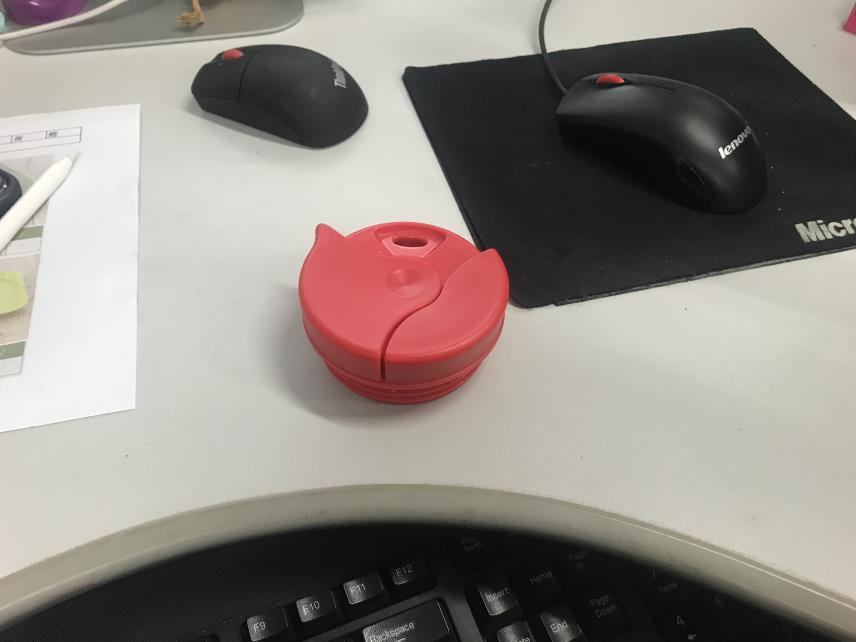
//> input picture FindContours_03/FindContours_03/0.jpg, 856 x 642 px
$ ./FindContours   (built with g++ and OpenCV 4)
//> lines starting //> are read from the running program, lines starting //| are printed output that depends on the picture; after the words box and inside, x2 and y2 are one past the last pixel; in counts of white or black regions, pixels touching at a corner belong together
#include <opencv.hpp>
#include <math.h>

using namespace cv;
using namespace std;

int main()
{
	Mat srcMat = imread("0.jpg");
//> srcMat is the input picture: 642 rows x 856 cols, CV_8UC3; mean B, G, R 130.5, 136.8, 143.7
	Mat greyMat = imread("0.jpg", 0);
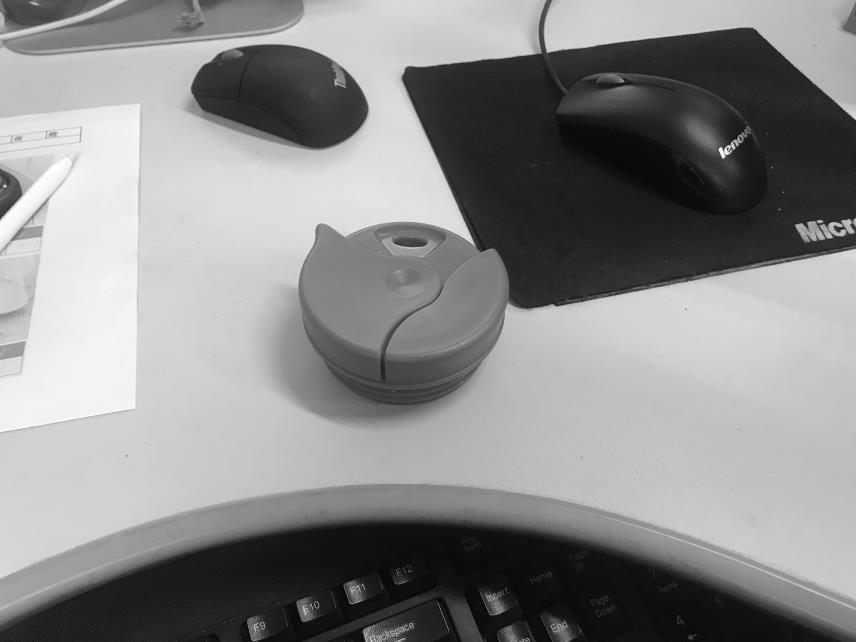
//> greyMat: 642 rows x 856 cols, CV_8UC1; min 0, max 255, mean 138.1

	Mat binaryMat;
	Mat inversedMat = 255 - greyMat;
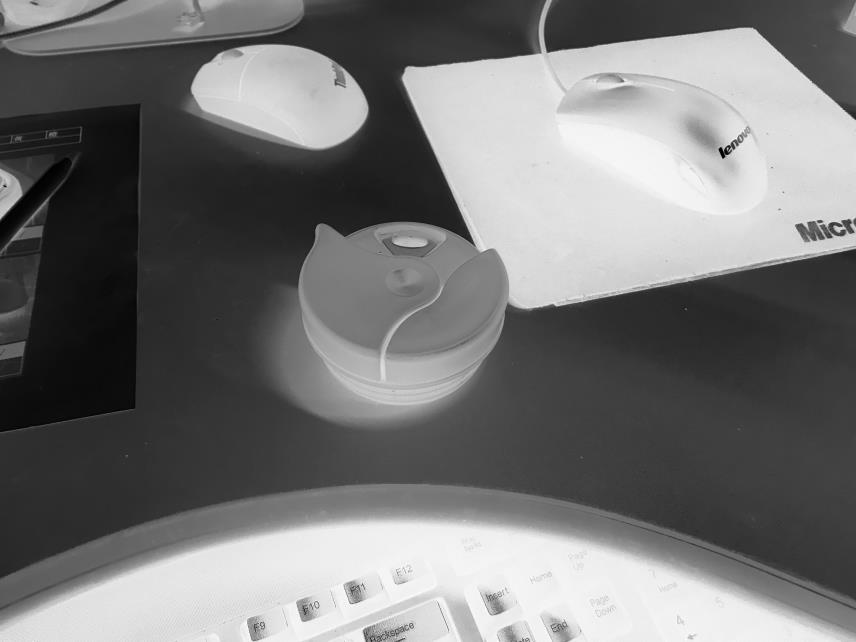
//> inversedMat: 642 rows x 856 cols, CV_8UC1; min 0, max 255, mean 116.9

	threshold(inversedMat, binaryMat,80, 255, THRESH_BINARY);
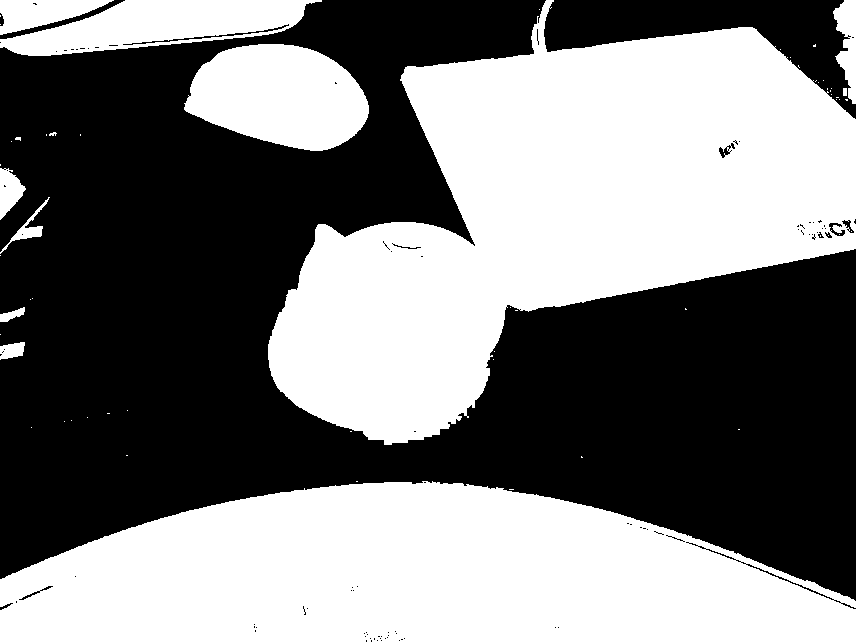
//> binaryMat: 642 rows x 856 cols, CV_8UC1; 49% white; 60 white regions (48 under 20 px), largest, box (x1, y1, x2, y2) and area: (268, 0, 856, 445) 135508, (0, 481, 856, 642) 103286, (184, 44, 369, 151) 14473

	Mat element = getStructuringElement(MORPH_RECT, Size(149, 149));
	morphologyEx(binaryMat, binaryMat, MORPH_OPEN, element);
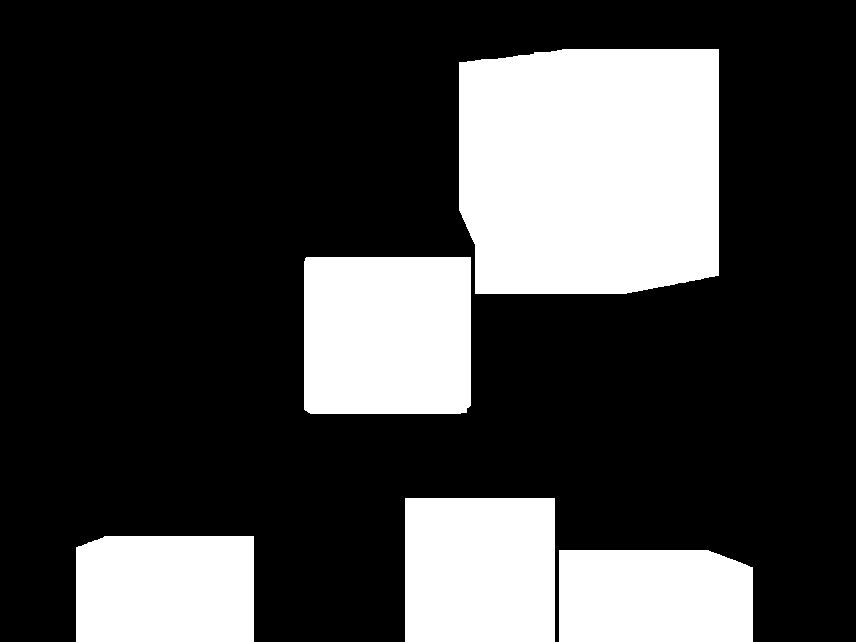
//> binaryMat: 642 rows x 856 cols, CV_8UC1; 26.4% white; 5 white regions
	imshow("4", binaryMat);

	vector<vector<Point>> contours;
	findContours(binaryMat, contours, CV_RETR_EXTERNAL, CV_CHAIN_APPROX_NONE);
//> contours = 5 contours; box (x1, y1, x2, y2) and area: (459, 49, 719, 294) 60542, (304, 257, 471, 414) 25849, (405, 498, 555, 642) 21307, (76, 536, 254, 642) 18416, (559, 550, 753, 642) 17180

	float rate[100];

	for (int i = 0; i < contours.size(); i++)
	{
		RotatedRect rect = minAreaRect(contours[i]);
		Point2f vtx[4];
		rect.points(vtx);

		float Y = sqrt((vtx[0].y - vtx[1].y) * (vtx[0].y - vtx[1].y) + (vtx[0].x - vtx[1].x) * (vtx[0].x - vtx[1].x));
		float X = sqrt((vtx[1].y - vtx[2].y) * (vtx[1].y - vtx[2].y) + (vtx[1].x - vtx[2].x) * (vtx[1].x - vtx[2].x));
		rate[i] = X / Y;


		if ((X>150 and X<200) and (Y>150 and Y<200))
		{
			for (int j = 0; j <= 3; j++)
			{
				line(srcMat, vtx[j], vtx[j < 3 ? j + 1 : 0], Scalar(0, 0, 255), 2, CV_AA);
			}
		}

	}
//> this loop made 5 passes
//> (rect, Y, X) on passes 1 to 5: (centre (655.5, 595.5), size (91, 193), angle -90, 193, 91), (centre (164.5, 588.5), size (105, 177), angle -90, 177, 105), (centre (479.5, 569.5), size (143, 149), angle -90, 149, 143), (centre (387, 335), size (156, 166), angle -90, 166, 156), (centre (588.5, 171), size (244, 259), angle -90, 259, 244)
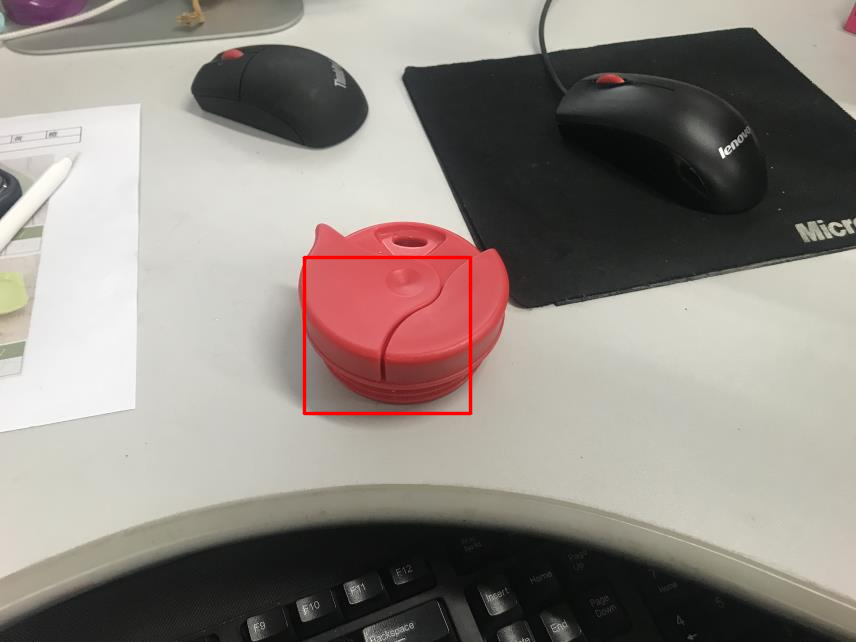
//> srcMat: 642 rows x 856 cols, CV_8UC3; 0.58% of pixels changed, all inside (x1, y1, x2, y2) = (302, 255, 473, 416)
	imshow("srcMat", srcMat);

	waitKey(0);
	return 0;
}
